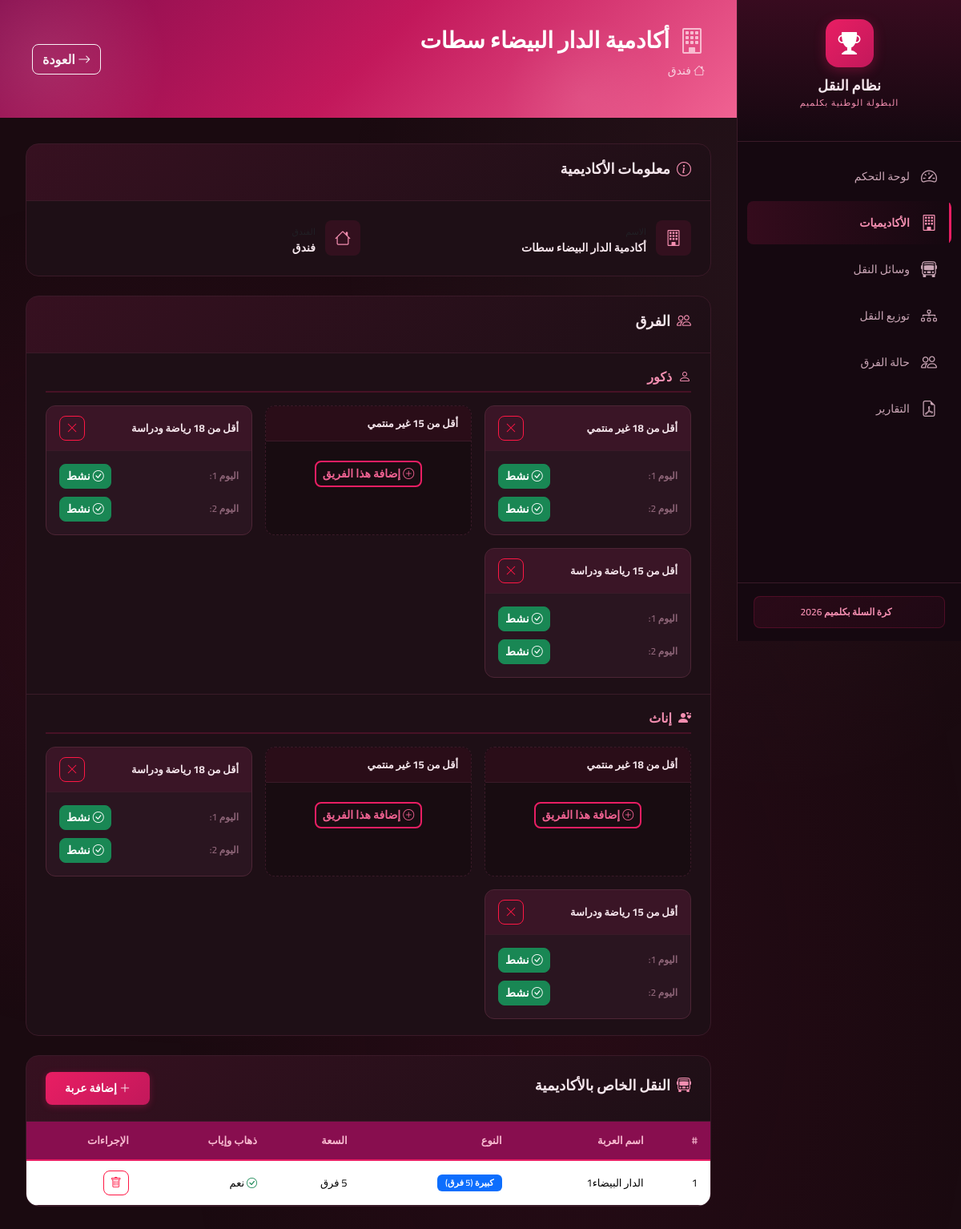
Page /academy/4 on the committed database.
### transport_system/models.py (models this page shows, shortened)
class Academy(db.Model):
    __tablename__ = 'academy'
    id = db.Column(db.Integer, primary_key=True)
    name = db.Column(db.String(200), nullable=False)
    hotel = db.Column(db.String(200), nullable=False)
    teams = db.relationship('Team', backref='academy', lazy=True, cascade='all, delete-orphan')
    vehicles = db.relationship('Vehicle', backref='academy', lazy=True, cascade='all, delete-orphan')

class Vehicle(db.Model):
    __tablename__ = 'vehicle'
    TYPE_CHOICES = ['small', 'large']
    TYPE_LABELS = {'small': 'صغيرة (فريقان)', 'large': 'كبيرة (5 فرق)'}
    TYPE_CAPACITY = {'small': 2, 'large': 5}
    OWNERSHIP_CHOICES = ['academy', 'public']
    OWNERSHIP_LABELS = {'academy': 'خاصة بأكاديمية', 'public': 'عامة'}
    id = db.Column(db.Integer, primary_key=True)
    name = db.Column(db.String(200), nullable=False)
    type = db.Column(db.String(10), nullable=False, default='small')
    ownership = db.Column(db.String(10), nullable=False, default='public')
    academy_id = db.Column(db.Integer, db.ForeignKey('academy.id'), nullable=True)
    can_return = db.Column(db.Boolean, nullable=False, default=True)
    trips = db.relationship('Trip', backref='vehicle', lazy=True, cascade='all, delete-orphan')
    @property
    def capacity(self):
        return self.TYPE_CAPACITY.get(self.type, 2)
    @property
    def type_label(self):
        return self.TYPE_LABELS.get(self.type, self.type)

### transport_system/routes/academies.py (the view)
@academies_bp.route('/academy/<int:id>')
def academy_detail(id):
    academy = Academy.query.get_or_404(id)
    teams = Team.query.filter_by(academy_id=id).all()
    vehicles = Vehicle.query.filter_by(academy_id=id).all()
    teams_map = {}
    for team in teams:
        teams_map[(team.gender, team.category)] = team
    return render_template('academy_detail.html',
                           academy=academy,
                           teams=teams,
                           teams_map=teams_map,
                           vehicles=vehicles,
                           genders=Team.GENDER_CHOICES,
                           categories=Team.CATEGORY_CHOICES,
                           category_labels=Team.CATEGORY_LABELS)

### transport_system/templates/academy_detail.html (shortened to what this page needs)
{% extends "base.html" %}
{% block content %}
<div class="page-header">
    <div class="page-header-content">
        <h1 class="page-title">
            <i class="bi bi-building"></i>
            {{ academy.name }}
        </h1>
        <p class="page-subtitle">
            <i class="bi bi-house"></i> {{ academy.hotel }}
        </p>
    </div>
    <a href="/academies" class="btn btn-outline-light">
        <i class="bi bi-arrow-right"></i> العودة
    </a>
</div>
<div class="content-card mb-4">
    <div class="card-header-custom">
        <h3><i class="bi bi-info-circle"></i> معلومات الأكاديمية</h3>
    </div>
    <div class="info-grid">
        <div class="info-item">
            <div class="info-icon"><i class="bi bi-building"></i></div>
            <div>
                <small class="text-muted">الاسم</small>
                <p>{{ academy.name }}</p>
            </div>
        </div>
        <div class="info-item">
            <div class="info-icon"><i class="bi bi-house"></i></div>
            <div>
                <small class="text-muted">الفندق</small>
                <p>{{ academy.hotel }}</p>
            </div>
        </div>
    </div>
</div>
<div class="content-card mb-4">
    <div class="card-header-custom">
        <h3><i class="bi bi-people"></i> الفرق</h3>
    </div>
    {% for gender in genders %}
    <div class="gender-section">
        <h4 class="gender-title">
            <i class="bi bi-{% if gender == 'ذكور' %}person{% else %}person-hearts{% endif %}"></i>
            {{ gender }}
        </h4>
        <div class="teams-grid">
            {% for category in categories %}
            {% set team = teams_map.get((gender, category)) %}
            <div class="team-card {% if team %}team-exists{% else %}team-empty{% endif %}" id="team-card-{{ gender }}-{{ category }}">
                <div class="team-card-header">
                    <span class="team-category">{{ category_labels[category] }}</span>
                    {% if team %}
                    <button class="btn btn-sm btn-outline-danger" onclick="deleteTeam({{ team.id }})" title="حذف">
                        <i class="bi bi-x-lg"></i>
                    </button>
                    {% endif %}
                </div>
                {% if team %}
                <div class="team-card-body">
                    <div class="team-status-toggles">
                        <div class="toggle-group">
                            <label>اليوم 1:</label>
                            <button class="btn btn-sm {% if team.day1_status == 'active' %}btn-success{% else %}btn-danger{% endif %}"
                                    onclick="toggleTeamStatus({{ team.id }}, 1)" id="toggle-d1-{{ team.id }}">
                                {% if team.day1_status == 'active' %}
                                <i class="bi bi-check-circle"></i> نشط
                                {% else %}
                                <i class="bi bi-x-circle"></i> مقصى
                                {% endif %}
                            </button>
                        </div>
                        <div class="toggle-group">
                            <label>اليوم 2:</label>
                            <button class="btn btn-sm {% if team.day2_status == 'active' %}btn-success{% else %}btn-danger{% endif %}"
                                    onclick="toggleTeamStatus({{ team.id }}, 2)" id="toggle-d2-{{ team.id }}">
                                {% if team.day2_status == 'active' %}
                                <i class="bi bi-check-circle"></i> نشط
                                {% else %}
                                <i class="bi bi-x-circle"></i> مقصى
                                {% endif %}
                            </button>
                        </div>
                    </div>
                </div>
                {% else %}
                <div class="team-card-body team-add-body">
                    <button class="btn btn-outline-gold btn-sm" onclick="addTeam('{{ gender }}', '{{ category }}')">
                        <i class="bi bi-plus-circle"></i> إضافة هذا الفريق
                    </button>
                </div>
                {% endif %}
            </div>
            {% endfor %}
        </div>
    </div>
    {% endfor %}
</div>
<div class="content-card">
    <div class="card-header-custom">
        <h3><i class="bi bi-bus-front"></i> النقل الخاص بالأكاديمية</h3>
        <button class="btn btn-gold btn-sm" data-bs-toggle="modal" data-bs-target="#vehicleModal" id="btnAddPrivateVehicle">
            <i class="bi bi-plus-lg"></i> إضافة عربة
        </button>
    </div>
    {% if vehicles %}
    <div class="table-responsive">
        <table class="table table-modern">
            <thead>
                <tr>
                    <th>#</th>
                    <th>اسم العربة</th>
                    <th>النوع</th>
                    <th>السعة</th>
                    <th>ذهاب وإياب</th>
                    <th>الإجراءات</th>
                </tr>
            </thead>
            <tbody>
                {% for vehicle in vehicles %}
                <tr>
                    <td>{{ loop.index }}</td>
                    <td>{{ vehicle.name }}</td>
                    <td><span class="badge {% if vehicle.type == 'large' %}bg-primary{% else %}bg-secondary{% endif %}">{{ vehicle.type_label }}</span></td>
                    <td>{{ vehicle.capacity }} فرق</td>
                    <td>
                        {% if vehicle.can_return %}
                        <i class="bi bi-check-circle text-success"></i> نعم
                        {% else %}
                        <i class="bi bi-x-circle text-danger"></i> لا
                        {% endif %}
                    </td>
                    <td>
                        <button class="btn btn-sm btn-outline-danger" onclick="deletePrivateVehicle({{ vehicle.id }})">
                            <i class="bi bi-trash"></i>
                        </button>
                    </td>
                </tr>
                {% endfor %}
            </tbody>
        </table>
    </div>
    {% else %}
    <div class="text-center py-4 text-muted">
        <i class="bi bi-bus-front" style="font-size: 2rem;"></i>
        <p>لا توجد عربات خاصة بهذه الأكاديمية</p>
    </div>
    {% endif %}
</div>
{% endblock %}

### rows in the picture
Academy: name "أكادمية الدار البيضاء سطات", hotel "فندق"
Vehicle: name "الدار البيضاء1", type_label "كبيرة (5 فرق)", can_return True (drawn)

### other values in the picture
{{ gender }} "ذكور" "إناث"
{{ category_labels[category] }} "أقل من 18 غير منتمي" "أقل من 15 غير منتمي" "أقل من 18 رياضة ودراسة" "أقل من 15 رياضة ودراسة" "أقل من 18 غير منتمي" "أقل من 15 غير منتمي" "أقل من 18 رياضة ودراسة" "أقل من 15 رياضة ودراسة"
